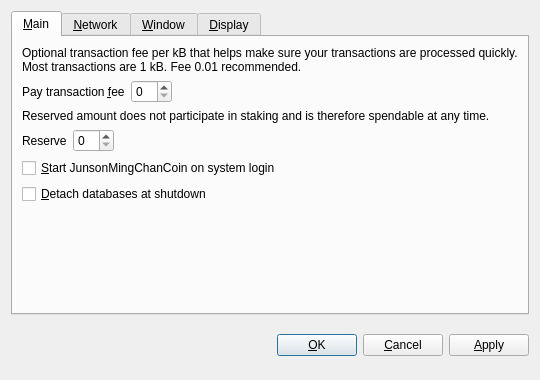
<?xml version="1.0" encoding="UTF-8"?>
<ui version="4.0">
 <class>OptionsDialog</class>
 <widget class="QDialog" name="OptionsDialog">
  <property name="geometry">
   <rect>
    <x>0</x>
    <y>0</y>
    <width>540</width>
    <height>380</height>
   </rect>
  </property>
  <property name="windowTitle">
   <string>Options</string>
  </property>
  <property name="modal">
   <bool>true</bool>
  </property>
  <layout class="QVBoxLayout" name="verticalLayout">
   <item>
    <widget class="QTabWidget" name="tabWidget">
     <property name="tabPosition">
      <enum>QTabWidget::North</enum>
     </property>
     <property name="currentIndex">
      <number>0</number>
     </property>
     <widget class="QWidget" name="tabMain">
      <attribute name="title">
       <string>&amp;Main</string>
      </attribute>
      <layout class="QVBoxLayout" name="verticalLayout_Main">
       <item>
        <widget class="QLabel" name="transactionFeeInfoLabel">
         <property name="text">
          <string>Optional transaction fee per kB that helps make sure your transactions are processed quickly. Most transactions are 1 kB. Fee 0.01 recommended.</string>
         </property>
         <property name="textFormat">
          <enum>Qt::PlainText</enum>
         </property>
         <property name="wordWrap">
          <bool>true</bool>
         </property>
        </widget>
       </item>
       <item>
        <layout class="QHBoxLayout" name="horizontalLayoutFee">
         <item>
          <widget class="QLabel" name="transactionFeeLabel">
           <property name="text">
            <string>Pay transaction &amp;fee</string>
           </property>
           <property name="textFormat">
            <enum>Qt::PlainText</enum>
           </property>
           <property name="buddy">
            <cstring>transactionFee</cstring>
           </property>
          </widget>
         </item>
         <item>
          <widget class="BitcoinAmountField" name="transactionFee"/>
         </item>
         <item>
          <spacer name="horizontalSpacerFee">
           <property name="orientation">
            <enum>Qt::Horizontal</enum>
           </property>
           <property name="sizeHint" stdset="0">
            <size>
             <width>40</width>
             <height>20</height>
            </size>
           </property>
          </spacer>
         </item>
        </layout>
       </item>
       <item>
        <widget class="QLabel" name="reserveBalanceInfoLabel">
         <property name="text">
          <string>Reserved amount does not participate in staking and is therefore spendable at any time.</string>
         </property>
         <property name="textFormat">
          <enum>Qt::PlainText</enum>
         </property>
         <property name="wordWrap">
          <bool>true</bool>
         </property>
        </widget>
       </item>
       <item>
        <layout class="QHBoxLayout" name="horizontalLayoutReserveBalance">
         <item>
          <widget class="QLabel" name="reserveBalanceLabel">
           <property name="text">
            <string>Reserve</string>
           </property>
           <property name="textFormat">
            <enum>Qt::PlainText</enum>
           </property>
           <property name="buddy">
            <cstring>reserveBalance</cstring>
           </property>
          </widget>
         </item>
         <item>
          <widget class="BitcoinAmountField" name="reserveBalance"/>
         </item>
         <item>
          <spacer name="horizontalSpacerReserveBalance">
           <property name="orientation">
            <enum>Qt::Horizontal</enum>
           </property>
           <property name="sizeHint" stdset="0">
            <size>
             <width>40</width>
             <height>20</height>
            </size>
           </property>
          </spacer>
         </item>
        </layout>
       </item>
       <item>
        <widget class="QCheckBox" name="bitcoinAtStartup">
         <property name="toolTip">
          <string>Automatically start JunsonMingChanCoin after logging in to the system.</string>
         </property>
         <property name="text">
          <string>&amp;Start JunsonMingChanCoin on system login</string>
         </property>
        </widget>
       </item>
       <item>
        <widget class="QCheckBox" name="detachDatabases">
         <property name="toolTip">
          <string>Detach block and address databases at shutdown. This means they can be moved to another data directory, but it slows down shutdown. The wallet is always detached.</string>
         </property>
         <property name="text">
          <string>&amp;Detach databases at shutdown</string>
         </property>
        </widget>
       </item>
       <item>
        <spacer name="verticalSpacer_Main">
         <property name="orientation">
          <enum>Qt::Vertical</enum>
         </property>
         <property name="sizeHint" stdset="0">
          <size>
           <width>20</width>
           <height>40</height>
          </size>
         </property>
        </spacer>
       </item>
      </layout>
     </widget>
     <widget class="QWidget" name="tabNetwork">
      <attribute name="title">
       <string>&amp;Network</string>
      </attribute>
      <layout class="QVBoxLayout" name="verticalLayout_Network">
       <item>
        <widget class="QCheckBox" name="mapPortUpnp">
         <property name="toolTip">
          <string>Automatically open the JunsonMingChanCoin client port on the router. This only works when your router supports UPnP and it is enabled.</string>
         </property>
         <property name="text">
          <string>Map port using &amp;UPnP</string>
         </property>
        </widget>
       </item>
       <item>
        <widget class="QCheckBox" name="connectSocks">
         <property name="toolTip">
          <string>Connect to the JunsonMingChanCoin network through a SOCKS proxy (e.g. when connecting through Tor).</string>
         </property>
         <property name="text">
          <string>&amp;Connect through SOCKS proxy:</string>
         </property>
        </widget>
       </item>
       <item>
        <layout class="QHBoxLayout" name="horizontalLayout_Network">
         <item>
          <widget class="QLabel" name="proxyIpLabel">
           <property name="text">
            <string>Proxy &amp;IP:</string>
           </property>
           <property name="textFormat">
            <enum>Qt::PlainText</enum>
           </property>
           <property name="buddy">
            <cstring>proxyIp</cstring>
           </property>
          </widget>
         </item>
         <item>
          <widget class="QValidatedLineEdit" name="proxyIp">
           <property name="maximumSize">
            <size>
             <width>140</width>
             <height>16777215</height>
            </size>
           </property>
           <property name="toolTip">
            <string>IP address of the proxy (e.g. 127.0.0.1)</string>
           </property>
          </widget>
         </item>
         <item>
          <widget class="QLabel" name="proxyPortLabel">
           <property name="text">
            <string>&amp;Port:</string>
           </property>
           <property name="textFormat">
            <enum>Qt::PlainText</enum>
           </property>
           <property name="buddy">
            <cstring>proxyPort</cstring>
           </property>
          </widget>
         </item>
         <item>
          <widget class="QLineEdit" name="proxyPort">
           <property name="maximumSize">
            <size>
             <width>55</width>
             <height>16777215</height>
            </size>
           </property>
           <property name="toolTip">
            <string>Port of the proxy (e.g. 9050)</string>
           </property>
          </widget>
         </item>
         <item>
          <widget class="QLabel" name="socksVersionLabel">
           <property name="text">
            <string>SOCKS &amp;Version:</string>
           </property>
           <property name="textFormat">
            <enum>Qt::PlainText</enum>
           </property>
           <property name="buddy">
            <cstring>socksVersion</cstring>
           </property>
          </widget>
         </item>
         <item>
          <widget class="QValueComboBox" name="socksVersion">
           <property name="toolTip">
            <string>SOCKS version of the proxy (e.g. 5)</string>
           </property>
          </widget>
         </item>
         <item>
          <spacer name="horizontalSpacer_Network">
           <property name="orientation">
            <enum>Qt::Horizontal</enum>
           </property>
           <property name="sizeHint" stdset="0">
            <size>
             <width>40</width>
             <height>20</height>
            </size>
           </property>
          </spacer>
         </item>
        </layout>
       </item>
       <item>
        <spacer name="verticalSpacer_Network">
         <property name="orientation">
          <enum>Qt::Vertical</enum>
         </property>
         <property name="sizeHint" stdset="0">
          <size>
           <width>20</width>
           <height>40</height>
          </size>
         </property>
        </spacer>
       </item>
      </layout>
     </widget>
     <widget class="QWidget" name="tabWindow">
      <attribute name="title">
       <string>&amp;Window</string>
      </attribute>
      <layout class="QVBoxLayout" name="verticalLayout_Window">
       <item>
        <widget class="QCheckBox" name="minimizeToTray">
         <property name="toolTip">
          <string>Show only a tray icon after minimizing the window.</string>
         </property>
         <property name="text">
          <string>&amp;Minimize to the tray instead of the taskbar</string>
         </property>
        </widget>
       </item>
       <item>
        <widget class="QCheckBox" name="minimizeOnClose">
         <property name="toolTip">
          <string>Minimize instead of exit the application when the window is closed. When this option is enabled, the application will be closed only after selecting Quit in the menu.</string>
         </property>
         <property name="text">
          <string>M&amp;inimize on close</string>
         </property>
        </widget>
       </item>
       <item>
        <spacer name="verticalSpacer_Window">
         <property name="orientation">
          <enum>Qt::Vertical</enum>
         </property>
         <property name="sizeHint" stdset="0">
          <size>
           <width>20</width>
           <height>40</height>
          </size>
         </property>
        </spacer>
       </item>
      </layout>
     </widget>
     <widget class="QWidget" name="tabDisplay">
      <attribute name="title">
       <string>&amp;Display</string>
      </attribute>
      <layout class="QVBoxLayout" name="verticalLayout_Display">
       <item>
        <layout class="QHBoxLayout" name="horizontalLayout_1_Display">
         <item>
          <widget class="QLabel" name="langLabel">
           <property name="text">
            <string>User Interface &amp;language:</string>
           </property>
           <property name="textFormat">
            <enum>Qt::PlainText</enum>
           </property>
           <property name="buddy">
            <cstring>lang</cstring>
           </property>
          </widget>
         </item>
         <item>
          <widget class="QValueComboBox" name="lang">
           <property name="toolTip">
            <string>The user interface language can be set here. This setting will take effect after restarting JunsonMingChanCoin.</string>
           </property>
          </widget>
         </item>
        </layout>
       </item>
       <item>
        <layout class="QHBoxLayout" name="horizontalLayout_2_Display">
         <item>
          <widget class="QLabel" name="unitLabel">
           <property name="text">
            <string>&amp;Unit to show amounts in:</string>
           </property>
           <property name="textFormat">
            <enum>Qt::PlainText</enum>
           </property>
           <property name="buddy">
            <cstring>unit</cstring>
           </property>
          </widget>
         </item>
         <item>
          <widget class="QValueComboBox" name="unit">
           <property name="toolTip">
            <string>Choose the default subdivision unit to show in the interface and when sending coins.</string>
           </property>
          </widget>
         </item>
        </layout>
       </item>
       <item>
        <widget class="QCheckBox" name="displayAddresses">
         <property name="toolTip">
          <string>Whether to show JunsonMingChanCoin addresses in the transaction list or not.</string>
         </property>
         <property name="text">
          <string>&amp;Display addresses in transaction list</string>
         </property>
        </widget>
       </item>
       <item>
        <widget class="QCheckBox" name="coinControlFeatures">
         <property name="toolTip">
          <string>Whether to show coin control features or not.</string>
         </property>
         <property name="text">
          <string>Display coin &amp;control features (experts only!)</string>
         </property>
        </widget>
       </item>
       <item>
        <spacer name="verticalSpacer_Display">
         <property name="orientation">
          <enum>Qt::Vertical</enum>
         </property>
         <property name="sizeHint" stdset="0">
          <size>
           <width>20</width>
           <height>40</height>
          </size>
         </property>
        </spacer>
       </item>
      </layout>
     </widget>
    </widget>
   </item>
   <item>
    <layout class="QHBoxLayout" name="horizontalLayout_Buttons">
     <item>
      <spacer name="horizontalSpacer_1">
       <property name="orientation">
        <enum>Qt::Horizontal</enum>
       </property>
       <property name="sizeHint" stdset="0">
        <size>
         <width>40</width>
         <height>48</height>
        </size>
       </property>
      </spacer>
     </item>
     <item>
      <widget class="QLabel" name="statusLabel">
       <property name="font">
        <font>
         <weight>75</weight>
         <bold>true</bold>
        </font>
       </property>
       <property name="text">
        <string/>
       </property>
       <property name="textFormat">
        <enum>Qt::PlainText</enum>
       </property>
       <property name="wordWrap">
        <bool>true</bool>
       </property>
      </widget>
     </item>
     <item>
      <spacer name="horizontalSpacer_2">
       <property name="orientation">
        <enum>Qt::Horizontal</enum>
       </property>
       <property name="sizeHint" stdset="0">
        <size>
         <width>40</width>
         <height>48</height>
        </size>
       </property>
      </spacer>
     </item>
     <item>
      <widget class="QPushButton" name="okButton">
       <property name="text">
        <string>&amp;OK</string>
       </property>
      </widget>
     </item>
     <item>
      <widget class="QPushButton" name="cancelButton">
       <property name="text">
        <string>&amp;Cancel</string>
       </property>
       <property name="autoDefault">
        <bool>false</bool>
       </property>
      </widget>
     </item>
     <item>
      <widget class="QPushButton" name="applyButton">
       <property name="text">
        <string>&amp;Apply</string>
       </property>
       <property name="autoDefault">
        <bool>false</bool>
       </property>
      </widget>
     </item>
    </layout>
   </item>
  </layout>
 </widget>
 <customwidgets>
  <customwidget>
   <class>BitcoinAmountField</class>
   <extends>QSpinBox</extends>
   <header>bitcoinamountfield.h</header>
  </customwidget>
  <customwidget>
   <class>QValueComboBox</class>
   <extends>QComboBox</extends>
   <header>qvaluecombobox.h</header>
  </customwidget>
  <customwidget>
   <class>QValidatedLineEdit</class>
   <extends>QLineEdit</extends>
   <header>qvalidatedlineedit.h</header>
  </customwidget>
 </customwidgets>
 <resources/>
 <connections/>
</ui>
